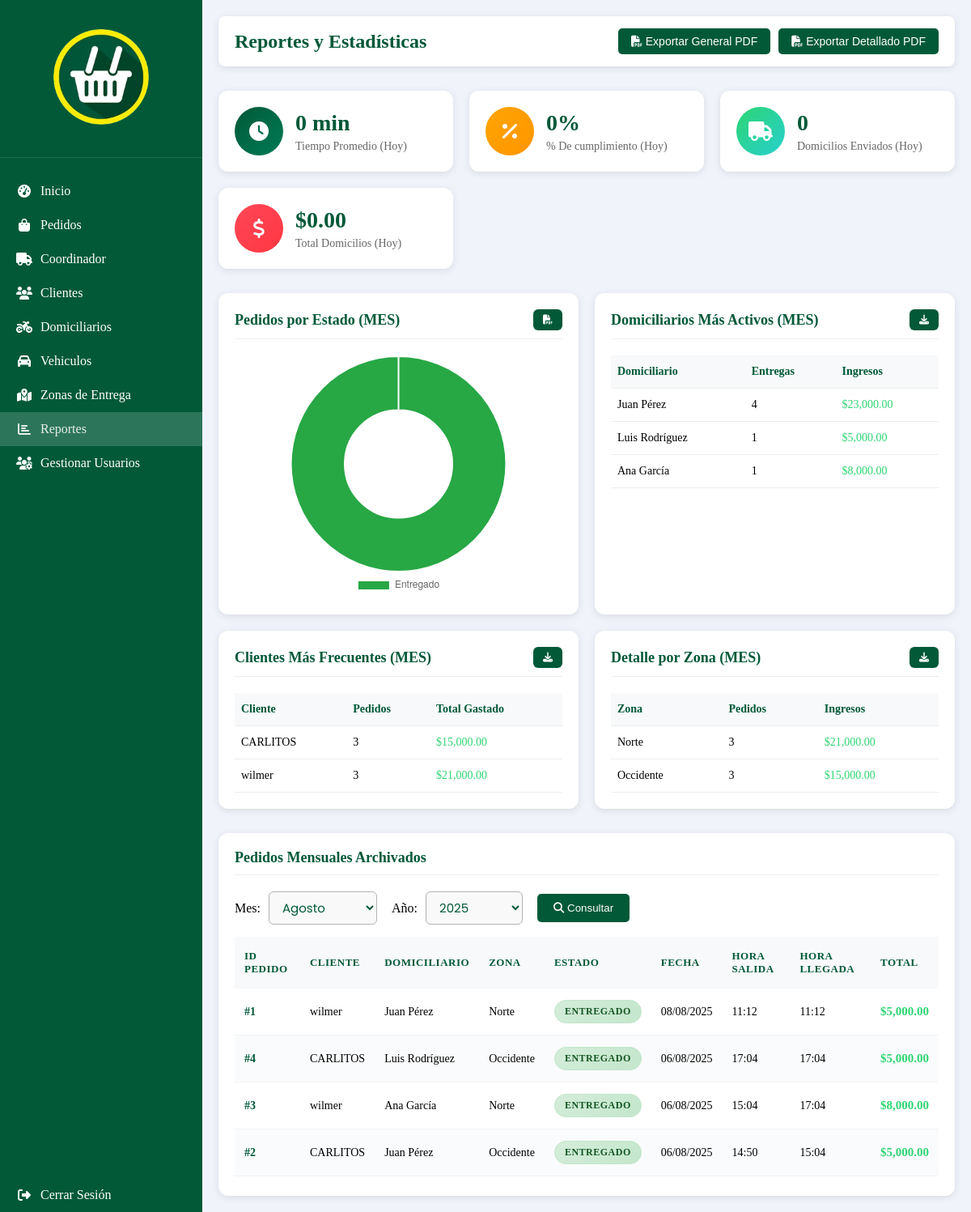
The app's page /vistas/reportes.php?mes=8&anio=2025 (signed in), older data.
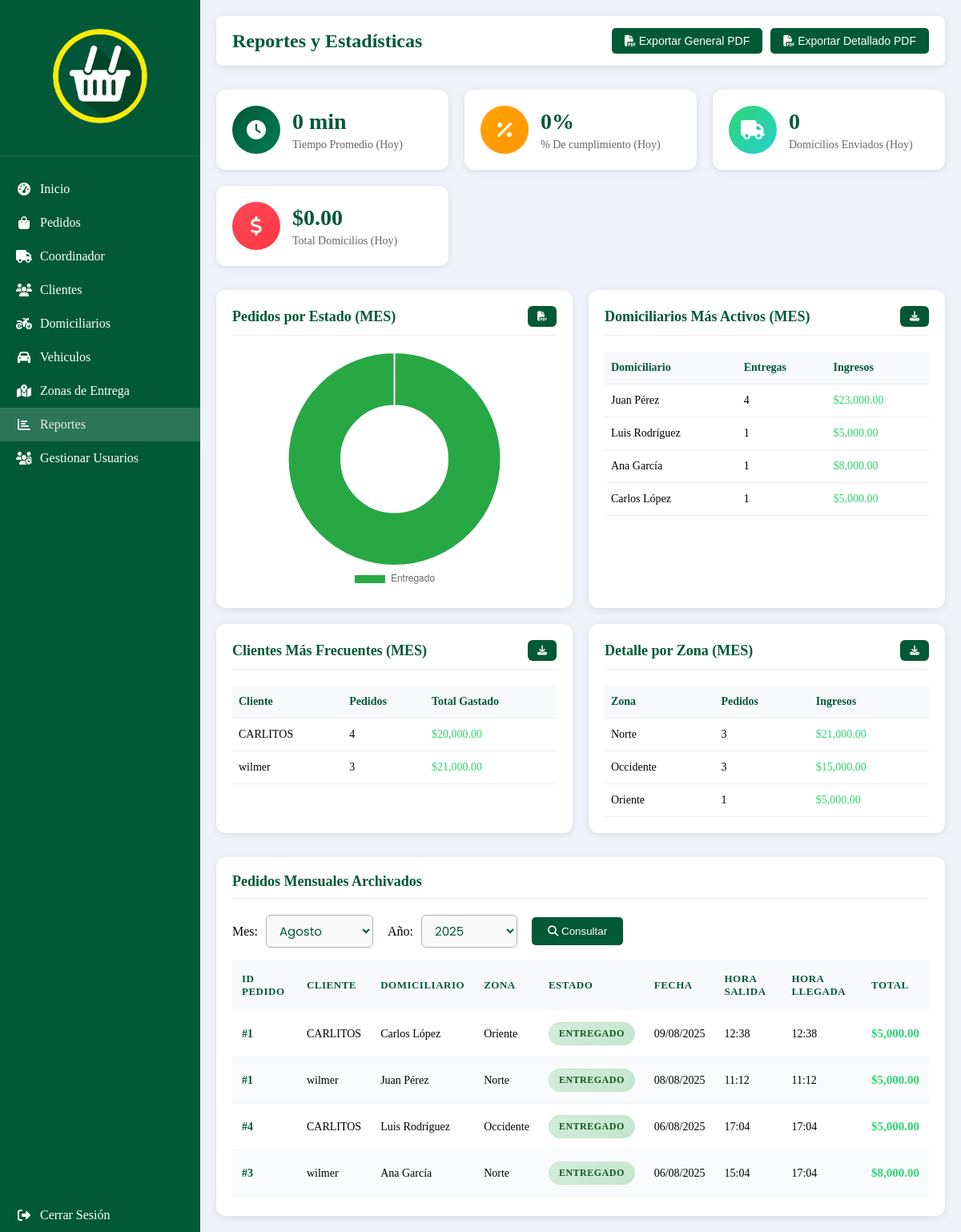
The same page, newer data.
### tables this page shows
CREATE TABLE `historico_pedidos` (
  `id_historico` int(11) NOT NULL,
  `id_pedido_original` int(11) NOT NULL,
  `id_cliente` int(11) NOT NULL,
  `id_zona` int(11) NOT NULL,
  `id_domiciliario` int(11) DEFAULT NULL,
  `id_vehiculo` int(11) DEFAULT NULL,
  `estado` enum('entregado','cancelado') NOT NULL,
  `cantidad_paquetes` int(11) NOT NULL DEFAULT '1',
  `total` decimal(10,2) NOT NULL,
  `tiempo_estimado` int(11) NOT NULL DEFAULT '30',
  `hora_estimada_entrega` time DEFAULT NULL,
  `fecha_pedido` datetime NOT NULL,
  `hora_salida` datetime DEFAULT NULL,
  `hora_llegada` datetime DEFAULT NULL,
  `fecha_completado` datetime NOT NULL DEFAULT CURRENT_TIMESTAMP,
  `cliente_nombre` varchar(100) NOT NULL,
  `cliente_documento` varchar(20) NOT NULL,
  `cliente_telefono` varchar(15) DEFAULT NULL,
  `cliente_direccion` text,
  `zona_nombre` varchar(100) NOT NULL,
  `zona_tarifa` decimal(10,2) NOT NULL,
  `domiciliario_nombre` varchar(100) DEFAULT NULL,
  `domiciliario_telefono` varchar(15) DEFAULT NULL,
  `vehiculo_tipo` varchar(50) DEFAULT NULL,
  `vehiculo_placa` varchar(20) DEFAULT NULL,
  `usuario_proceso` int(11) DEFAULT NULL
);

### vistas/reportes.php (the view, shortened to what the rows shown need)
<!DOCTYPE html>
<html lang="es">
<head>
    <link rel="stylesheet" href="../componentes/dashboard.css" />
    <link rel="stylesheet" href="../componentes/reportes.css" />
    <link rel="stylesheet" href="https://cdnjs.cloudflare.com/ajax/libs/font-awesome/6.4.0/css/all.min.css" />
</head>
<body>
    <div class="main-content">
        <div class="header">
            <h2>Reportes y Estadísticas</h2>
        </div>
        <div class="reports-grid">
            <div class="report-card">
                <div class="table-container">
                    <table>
                        <thead>
                            <tr>
                                <th>Domiciliario</th>
                                <th>Entregas</th>
                                <th>Ingresos</th>
                            </tr>
                        </thead>
                    </table>
                </div>
            </div>
            <div class="report-card">
                <div class="table-container">
                    <table>
                        <thead>
                            <tr>
                                <th>Cliente</th>
                                <th>Pedidos</th>
                                <th>Total Gastado</th>
                            </tr>
                        </thead>
                    </table>
                </div>
            </div>
            <div class="report-card">
                <div class="table-container">
                    <table>
                        <thead>
                            <tr>
                                <th>Zona</th>
                                <th>Pedidos</th>
                                <th>Ingresos</th>
                            </tr>
                        </thead>
                    </table>
                </div>
            </div>
        </div>
        <div class="report-card" style="max-width:100%;margin-top:30px;">
            <?php
            $pedidosMensuales = [];
            if (isset($_GET['mes']) && isset($_GET['anio'])) {
                $mes = intval($_GET['mes']);
                $anio = intval($_GET['anio']);
                $db = new mysqli('localhost', 'root', 'root', 'sm_domicilios');
                $db->set_charset('utf8mb4');
                $sqlHistorico = "SELECT id_pedido_original, cliente_nombre, domiciliario_nombre, zona_nombre, estado, fecha_pedido, hora_salida, hora_llegada, total
                FROM historico_pedidos
                WHERE YEAR(fecha_pedido) = $anio AND MONTH(fecha_pedido) = $mes
                ORDER BY fecha_pedido DESC";
                $resultHistorico = $db->query($sqlHistorico);
                while ($row = $resultHistorico->fetch_assoc()) {
                    $pedidosMensuales[] = $row;
                }
            }
            ?>
            <div class="table-container" style="width:100%;">
                <table class="data-table" style="width:100%;">
                    <thead>
                        <tr>
                            <th>ID Pedido</th>
                            <th>Cliente</th>
                            <th>Domiciliario</th>
                            <th>Zona</th>
                            <th>Estado</th>
                            <th>Fecha</th>
                            <th>Hora Salida</th>
                            <th>Hora Llegada</th>
                            <th>Total</th>
                        </tr>
                    </thead>
                    <tbody>
                        <?php if (count($pedidosMensuales) > 0): ?>
                            <?php foreach ($pedidosMensuales as $pedido): ?>
                                <tr>
                                    <td>#<?php echo $pedido['id_pedido_original']; ?></td>
                                    <td><?php echo htmlspecialchars($pedido['cliente_nombre']); ?></td>
                                    <td><?php echo htmlspecialchars($pedido['domiciliario_nombre'] ?? 'No asignado'); ?></td>
                                    <td><?php echo htmlspecialchars($pedido['zona_nombre'] ?? ''); ?></td>
                                    <td><span class="estado-<?php echo strtolower($pedido['estado']); ?> estado"><?php echo ucfirst($pedido['estado']); ?></span></td>
                                    <td><?php echo date('d/m/Y', strtotime($pedido['fecha_pedido'])); ?></td>
                                    <td><?php echo !empty($pedido['hora_salida']) ? date('H:i', strtotime($pedido['hora_salida'])) : '-'; ?></td>
                                    <td><?php echo !empty($pedido['hora_llegada']) ? date('H:i', strtotime($pedido['hora_llegada'])) : '-'; ?></td>
                                    <td>$<?php echo number_format($pedido['total'], 2); ?></td>
                                </tr>
                            <?php endforeach; ?>
                        <?php else: ?>
                            <tr>
                                <td colspan="7" style="text-align:center;">No hay pedidos para este mes.</td>
                            </tr>
                        <?php endif; ?>
                    </tbody>
                </table>
            </div>
        </div>
    </div>
</body>
</html>

Row changes from the older to the newer data that the page shows:
no longer on this page (row unchanged): historico_pedidos: id_pedido_original "2", cliente_nombre "CARLITOS", domiciliario_nombre "Juan Pérez", zona_nombre "Occidente", estado "ENTREGADO", fecha_pedido "06/08/2025", hora_salida "14:50", hora_llegada "15:04", total "5,000.00"
added historico_pedidos: id_pedido_original "1", cliente_nombre "CARLITOS", domiciliario_nombre "Carlos López", zona_nombre "Oriente", estado "ENTREGADO", fecha_pedido "09/08/2025", hora_salida "12:38", hora_llegada "12:38", total "5,000.00"
Text that changed along with them:
new list line: "Carlos López 1 $ 5,000.00"
new list line: "CARLITOS 4 $ 20,000.00"
new list line: "Oriente 1 $ 5,000.00"
list line gone: "CARLITOS 3 $ 15,000.00"
